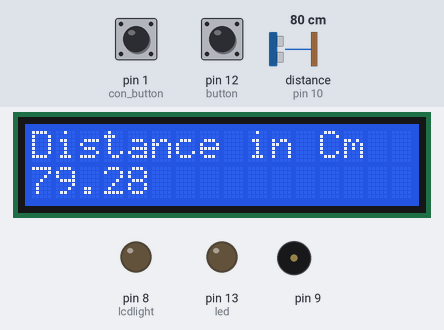
This sketch was run on a simulated Arduino Uno, built with avr-gcc and run on an emulated ATmega328P. Parts: 16×2 character LCD, output pins drawn as LEDs (lit = HIGH), buzzer (waves = sounding). The inputs (shaded band) are chosen by the test bench; at power-on: pin 12 (button) LOW, pin 1 (con_button) LOW, distance to the obstacle (sensor on pin 10) 80 cm. The echo pulse lasts 58.3 µs per cm; pins used as bus, display or sensor lines are not drawn.

Above: at 15.2 s.
15.3 s: pin 12 (button) pulled HIGH for 0.35 s
At 15.9 s:
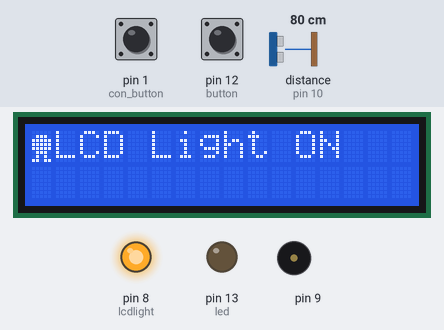
18.8 s: pin 1 (con_button) pulled HIGH for 1 s
At 19.8 s:
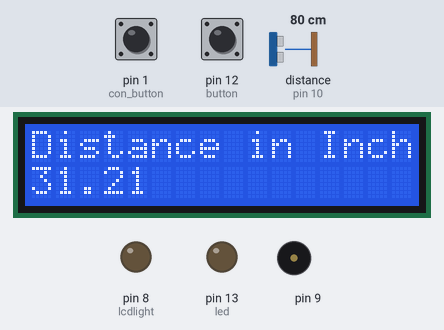
21.4 s: distance to the obstacle (sensor on pin 10) set to 23 cm
At 22.2 s:
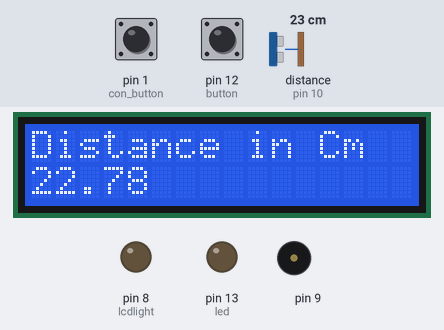
23.2 s: distance to the obstacle (sensor on pin 10) set to 19 cm
At 25.9 s:
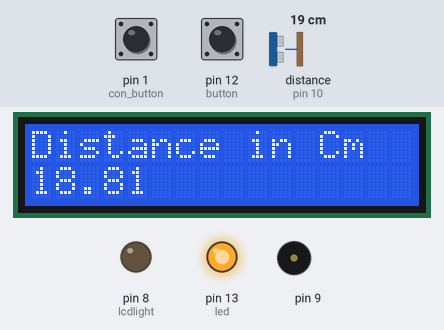
26.0 s: pin 12 (button) pulled HIGH for 1 s
At 27.3 s:
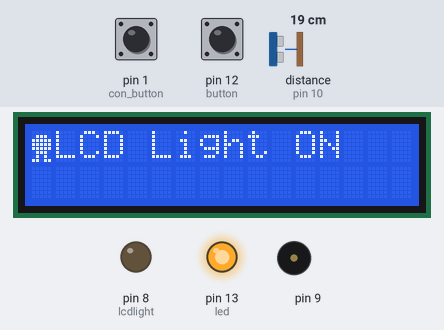
29.3 s: distance to the obstacle (sensor on pin 10) set to 250 cm
At 31.2 s:
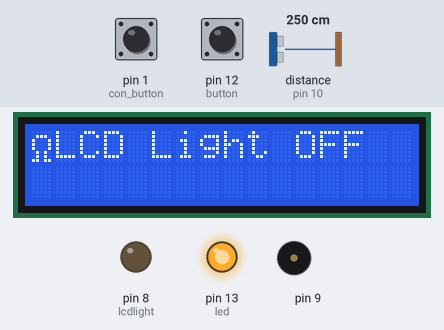
Timing chart, 0 to 33.2 s (numbered marks = the images above; inputs shaded):
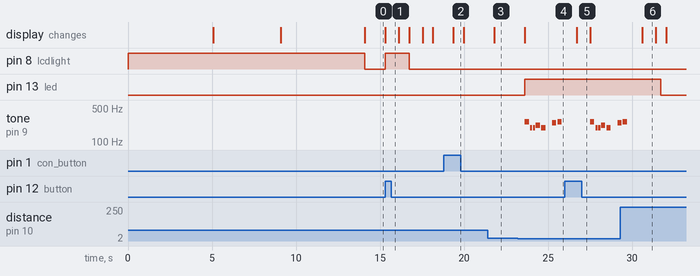

Measured:
- the behaviour switches between 21 and 20 cm on distance to the obstacle (sensor on pin 10) (found by bisection; images 3 and 4)
- after the input at 15.3 s, pin 8 (lcdlight): LOW → HIGH at once, → LOW 1.4 s later; the display: changes at once (image 1)
- after the input at 18.8 s, the display: changes after 0.56 s (image 2)
- after the input at 21.4 s, the display: changes after 0.40 s (image 3)
- after the input at 23.2 s, pin 13 (led): LOW → HIGH after 0.42 s; tone on pin 9: plays 262 Hz for 0.25 s, 196 Hz for 0.13 s, 196 Hz for 0.13 s, 220 Hz for 0.25 s, 196 Hz for 0.25 s, 247 Hz for 0.25 s … (7 notes in this stretch), starting after 0.42 s; the display: changes after 0.42 s (image 4)
- after the input at 26.0 s, the display: changes after 0.70 s (image 5)
- after the input at 29.3 s, pin 13 (led): HIGH → LOW after 2.4 s; tone on pin 9: goes on until 29.7 s, then stays silent

The sketch:

toneMelody.ino
```cpp
#include "pitches.h"
#include <LiquidCrystal.h>
LiquidCrystal lcd(7, 6, 5, 4, 3, 2);
const int trigPin = 11;
const int echoPin = 10;
int con_button=1;
const int led = 13;
int button = 12;
int lcdlight = 8;
int melody[] = {
  NOTE_C4, NOTE_G3, NOTE_G3, NOTE_A3, NOTE_G3, 0, NOTE_B3, NOTE_C4
};


int noteDurations[] = {
  4, 8, 8, 4, 4, 4, 4, 4
};
byte light_on[8] = {
  B00000,
  B01110,
  B11111,
  B11111,
  B11111,
  B01110,
  B01010,
  B11011
};
byte light_off[8] = {
  B00000,
  B01110,
  B10001,
  B10001,
  B10001,
  B01010,
  B01010,
  B11011
};
void setup()
{
  pinMode(trigPin, OUTPUT);
  pinMode(echoPin, INPUT);
  pinMode(led, OUTPUT);
  pinMode(button,INPUT);
  pinMode(con_button,INPUT);
  pinMode(lcdlight,OUTPUT);

  digitalWrite(lcdlight,HIGH);
  lcd.begin(16, 2);
  lcd.createChar (0, light_on);    // load smiley to memory 0
  lcd.createChar (1,light_off);
  lcd.setCursor(0,0);
  lcd.print ("Ultrasonic ");
  lcd.setCursor(0, 1);
  lcd.print ("Range Meter");
  delay (5000);
  lcd.clear();
  lcd.print("Developed By");
  lcd.setCursor(0, 1);
  lcd.print ("   ");
  delay(4000);
  lcd.clear();
  lcd.print("Qasim Raheem ""And");
  lcd.setCursor(0,1);
  lcd.print("M.Tahseen");
  delay(5000);
  digitalWrite(lcdlight,LOW);
}
long duration, r;
float distance;
bool flag=false;
bool inches=false;
void loop()
{
  lcd.clear();
  lcd.print("Distance in ");

  digitalWrite(trigPin, LOW);
  delayMicroseconds(2);
  digitalWrite(trigPin, HIGH);
  delayMicroseconds(10);
  digitalWrite(trigPin, LOW);

  duration = pulseIn(echoPin, HIGH);
  long r = 3.4 * duration / 2;
  float distance = r / 100.00;
  if(digitalRead(con_button) == HIGH)
  {
      distance=distance*0.393701;
  }else
  {
        distance=distance;
  }


if(digitalRead(con_button) == HIGH)
 {
      lcd.print("Inches");
      inches=true;
 }
 else
 {
      lcd.print("Cm");
      inches=false;
 }


 if(digitalRead(button) == HIGH)
 {
    digitalWrite(lcdlight,HIGH);

    if(flag == false)
    {
      lcd.clear();

      lcd.print(char(0));
      lcd.print("LCD Light ON");
      delay(800);
      flag=true;
    }
 }
 else
 {
    digitalWrite(lcdlight,LOW);
    if(flag == true)
    {
      lcd.clear();
      lcd.print(char(1));
      lcd.print("LCD Light OFF");
      delay(800);
      flag=false;
    }
 }


 if(distance<20)
  {
    digitalWrite(led,HIGH);
    lcd.setCursor(0, 1);
    lcd.print(distance);
  for (int thisNote = 0; thisNote < 8; thisNote++) {

    int noteDuration = 1000 / noteDurations[thisNote];
    tone(9, melody[thisNote], noteDuration);

    int pauseBetweenNotes = noteDuration * 1.30;
    delay(pauseBetweenNotes);
    noTone(8);
    if(digitalRead(button) == HIGH)
 {
    digitalWrite(lcdlight,HIGH);


 }
 else
 {
    digitalWrite(lcdlight,LOW);
 }
  }


    delay (500);
  }
  else if(distance>3000)
  {
    lcd.clear();
    lcd.print("Out of Range");
    delay(300);
  }
 else
  {
    lcd.setCursor(0, 1);
    lcd.print(distance);
    delay (300);
    digitalWrite(led,LOW);
  }

 delay(300);
}
```

pitches.h
```cpp
/*************************************************
 * Public Constants
 *************************************************/

#define NOTE_B0  31
#define NOTE_C1  33
#define NOTE_CS1 35
#define NOTE_D1  37
#define NOTE_DS1 39
#define NOTE_E1  41
#define NOTE_F1  44
#define NOTE_FS1 46
#define NOTE_G1  49
#define NOTE_GS1 52
#define NOTE_A1  55
#define NOTE_AS1 58
#define NOTE_B1  62
#define NOTE_C2  65
#define NOTE_CS2 69
#define NOTE_D2  73
#define NOTE_DS2 78
#define NOTE_E2  82
#define NOTE_F2  87
#define NOTE_FS2 93
#define NOTE_G2  98
#define NOTE_GS2 104
#define NOTE_A2  110
#define NOTE_AS2 117
#define NOTE_B2  123
#define NOTE_C3  131
#define NOTE_CS3 139
#define NOTE_D3  147
#define NOTE_DS3 156
#define NOTE_E3  165
#define NOTE_F3  175
#define NOTE_FS3 185
#define NOTE_G3  196
#define NOTE_GS3 208
#define NOTE_A3  220
#define NOTE_AS3 233
#define NOTE_B3  247
#define NOTE_C4  262
#define NOTE_CS4 277
#define NOTE_D4  294
#define NOTE_DS4 311
#define NOTE_E4  330
#define NOTE_F4  349
#define NOTE_FS4 370
#define NOTE_G4  392
#define NOTE_GS4 415
#define NOTE_A4  440
#define NOTE_AS4 466
#define NOTE_B4  494
#define NOTE_C5  523
#define NOTE_CS5 554
#define NOTE_D5  587
#define NOTE_DS5 622
#define NOTE_E5  659
#define NOTE_F5  698
#define NOTE_FS5 740
#define NOTE_G5  784
#define NOTE_GS5 831
#define NOTE_A5  880
#define NOTE_AS5 932
#define NOTE_B5  988
#define NOTE_C6  1047
#define NOTE_CS6 1109
#define NOTE_D6  1175
#define NOTE_DS6 1245
#define NOTE_E6  1319
#define NOTE_F6  1397
#define NOTE_FS6 1480
#define NOTE_G6  1568
#define NOTE_GS6 1661
#define NOTE_A6  1760
#define NOTE_AS6 1865
#define NOTE_B6  1976
#define NOTE_C7  2093
#define NOTE_CS7 2217
#define NOTE_D7  2349
#define NOTE_DS7 2489
#define NOTE_E7  2637
#define NOTE_F7  2794
#define NOTE_FS7 2960
#define NOTE_G7  3136
#define NOTE_GS7 3322
#define NOTE_A7  3520
#define NOTE_AS7 3729
#define NOTE_B7  3951
#define NOTE_C8  4186
#define NOTE_CS8 4435
#define NOTE_D8  4699
#define NOTE_DS8 4978
```
